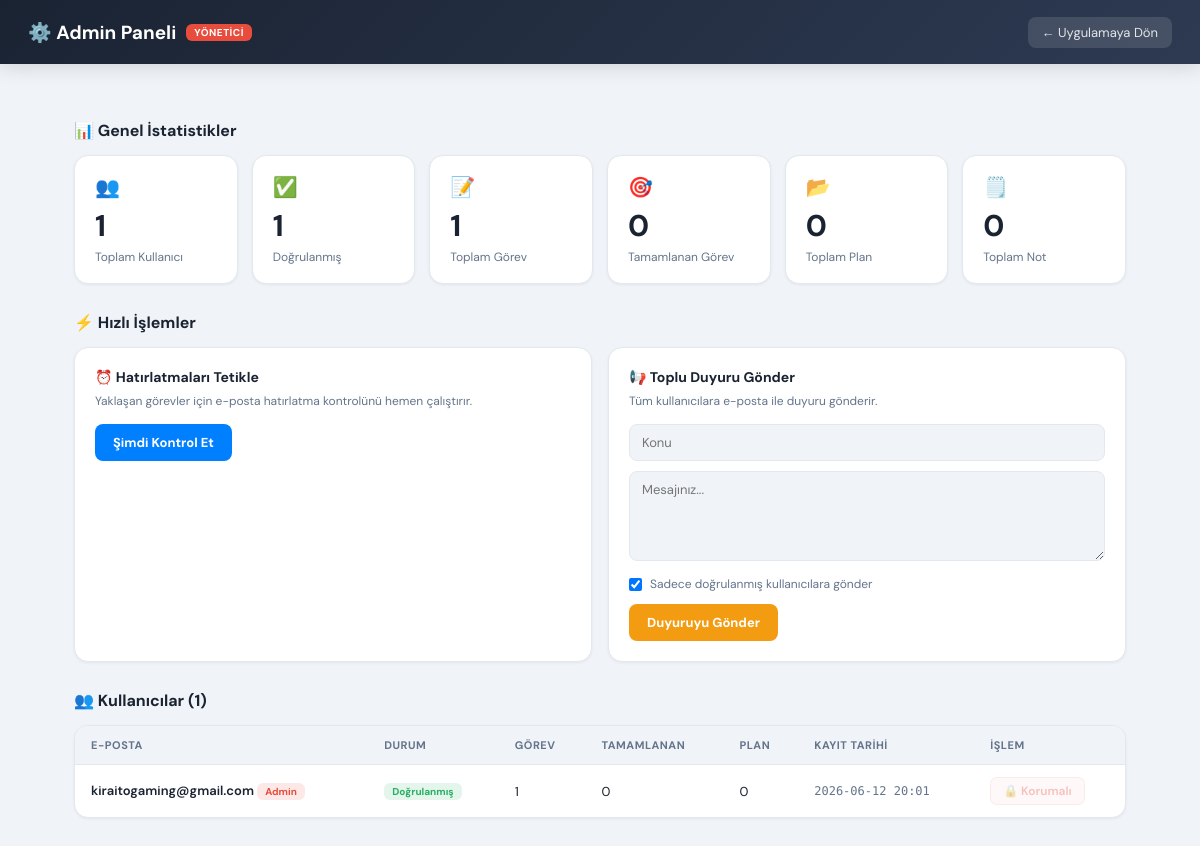
The page /admin (signed in) on the database its author committed.
### tables this page shows
CREATE TABLE users (
            id INTEGER PRIMARY KEY AUTOINCREMENT,
            email TEXT NOT NULL UNIQUE,
            password_hash TEXT NOT NULL,
            created_at TEXT NOT NULL,
            verified INTEGER DEFAULT 0
        );

### app.py (the view)
@app.route('/admin')
@admin_required
def admin_panel():
    conn = get_db()
    user_count = conn.execute('SELECT COUNT(*) FROM users').fetchone()[0]
    verified_count = conn.execute('SELECT COUNT(*) FROM users WHERE verified=1').fetchone()[0]
    task_count = conn.execute('SELECT COUNT(*) FROM tasks').fetchone()[0]
    done_count = conn.execute('SELECT COUNT(*) FROM tasks WHERE completed=1').fetchone()[0]
    plan_count = conn.execute('SELECT COUNT(*) FROM plans').fetchone()[0]
    note_count = conn.execute('SELECT COUNT(*) FROM notes').fetchone()[0]
    users = conn.execute('''
        SELECT u.id, u.email, u.created_at, u.verified,
               (SELECT COUNT(*) FROM tasks t WHERE t.user_id=u.id) as task_count,
               (SELECT COUNT(*) FROM tasks t WHERE t.user_id=u.id AND t.completed=1) as done_count,
               (SELECT COUNT(*) FROM plans p WHERE p.user_id=u.id) as plan_count
        FROM users u
        ORDER BY u.created_at DESC
    ''').fetchall()
    conn.close()
    stats = {
        'users': user_count, 'verified': verified_count,
        'tasks': task_count, 'done': done_count,
        'plans': plan_count, 'notes': note_count,
    }
    return render_template('admin.html',
                           stats=stats,
                           users=[dict(u) for u in users],
                           admin_emails=ADMIN_EMAILS)

### app.py (called while the page is built)
def is_admin():
    return (current_user.is_authenticated
            and ADMIN_EMAILS
            and current_user.email.strip().lower() in ADMIN_EMAILS)

def admin_required(f):
    from functools import wraps
    @wraps(f)
    @login_required
    def wrapper(*args, **kwargs):
        if not is_admin():
            flash('Bu sayfaya erişim yetkiniz yok.', 'error')
            return redirect(url_for('index'))
        return f(*args, **kwargs)
    return wrapper

def get_db():
    conn = sqlite3.connect(DB)
    conn.row_factory = sqlite3.Row
    return conn

@login_manager.user_loader
def load_user(uid):
    conn = get_db()
    row = conn.execute('SELECT id, email FROM users WHERE id=?', (uid,)).fetchone()
    conn.close()
    return User(row['id'], row['email']) if row else None

### templates/admin.html (shortened to what this page needs)
<!DOCTYPE html>
<html lang="tr">
<head>
</head>
<body>
<header>
  <h1>⚙️ Admin Paneli <span class="admin-badge">Yönetici</span></h1>
  <a href="{{ url_for('index') }}">← Uygulamaya Dön</a>
</header>
<div class="container">
  <div class="section-title">📊 Genel İstatistikler</div>
  <div class="stats-grid">
    <div class="stat-card">
      <div class="stat-icon">👥</div>
      <div class="stat-num">{{ stats.users }}</div>
      <div class="stat-lbl">Toplam Kullanıcı</div>
    </div>
    <div class="stat-card">
      <div class="stat-icon">✅</div>
      <div class="stat-num">{{ stats.verified }}</div>
      <div class="stat-lbl">Doğrulanmış</div>
    </div>
    <div class="stat-card">
      <div class="stat-icon">📝</div>
      <div class="stat-num">{{ stats.tasks }}</div>
      <div class="stat-lbl">Toplam Görev</div>
    </div>
    <div class="stat-card">
      <div class="stat-icon">🎯</div>
      <div class="stat-num">{{ stats.done }}</div>
      <div class="stat-lbl">Tamamlanan Görev</div>
    </div>
    <div class="stat-card">
      <div class="stat-icon">📂</div>
      <div class="stat-num">{{ stats.plans }}</div>
      <div class="stat-lbl">Toplam Plan</div>
    </div>
    <div class="stat-card">
      <div class="stat-icon">🗒️</div>
      <div class="stat-num">{{ stats.notes }}</div>
      <div class="stat-lbl">Toplam Not</div>
    </div>
  </div>
  <div class="section-title">⚡ Hızlı İşlemler</div>
  <div class="action-grid">
    <div class="action-card">
      <h3>⏰ Hatırlatmaları Tetikle</h3>
      <p>Yaklaşan görevler için e-posta hatırlatma kontrolünü hemen çalıştırır.</p>
      <a href="{{ url_for('manual_check_reminders') }}"><button class="btn">Şimdi Kontrol Et</button></a>
    </div>
    <div class="action-card">
      <h3>📢 Toplu Duyuru Gönder</h3>
      <p>Tüm kullanıcılara e-posta ile duyuru gönderir.</p>
      <form method="POST" action="{{ url_for('admin_broadcast') }}">
        <input type="text" name="subject" placeholder="Konu" required>
        <textarea name="message" placeholder="Mesajınız..." required></textarea>
        <label class="check-row">
          <input type="checkbox" name="only_verified" checked style="width:auto;margin:0;">
          Sadece doğrulanmış kullanıcılara gönder
        </label>
        <button type="submit" class="btn btn-orange">Duyuruyu Gönder</button>
      </form>
    </div>
  </div>
  <div class="section-title">👥 Kullanıcılar ({{ users|length }})</div>
  <div class="table-wrap">
    <table>
      <thead>
        <tr>
          <th>E-posta</th>
          <th>Durum</th>
          <th>Görev</th>
          <th>Tamamlanan</th>
          <th>Plan</th>
          <th>Kayıt Tarihi</th>
          <th>İşlem</th>
        </tr>
      </thead>
      <tbody>
        {% for u in users %}
        <tr>
          <td class="email-cell">
            {{ u.email }}
            {% if u.email|lower in admin_emails %}
              <span class="badge-admin">Admin</span>
            {% endif %}
          </td>
          <td>
            {% if u.verified %}
              <span class="badge-verified">Doğrulanmış</span>
            {% else %}
              <span class="badge-unverified">Beklemede</span>
            {% endif %}
          </td>
          <td>{{ u.task_count }}</td>
          <td>{{ u.done_count }}</td>
          <td>{{ u.plan_count }}</td>
          <td class="mono">{{ u.created_at[:16] }}</td>
          <td>
            {% if u.email|lower in admin_emails %}
              <button class="del-user-btn" disabled title="Admin silinemez">🔒 Korumalı</button>
            {% else %}
              <form method="POST" action="{{ url_for('admin_delete_user', uid=u.id) }}"
                    onsubmit="return confirm('{{ u.email }} ve TÜM verileri kalıcı olarak silinecek. Emin misiniz?');"
                    style="display:inline;">
                <button type="submit" class="del-user-btn">🗑 Sil</button>
              </form>
            {% endif %}
          </td>
        </tr>
        {% endfor %}
      </tbody>
    </table>
  </div>
</div>
</body>
</html>

### templates/admin.html (style rules this page uses)
:root { --accent: #007fff; --accent-dark: #0060cc; --bg: #f0f4f8; --surface: #ffffff; --border: #e2e8f0; --text: #1a2332; --text2: #64748b; --text3: #94a3b8; --red: #e74c3c; --green: #27ae60; --orange: #f39c12; --purple: #8b5cf6; }
* { box-sizing: border-box; margin: 0; padding: 0; }
body { font-family: 'DM Sans', sans-serif; background: var(--bg); color: var(--text); min-height: 100vh; }
header { background: linear-gradient(135deg, #1a2332, #2d3a52); padding: 0 28px; height: 64px; display: flex; align-items: center; justify-content: space-between; box-shadow: 0 2px 20px rgba(0,0,0,.15); }
header h1 { color: #fff; font-size: 19px; font-weight: 700; display: flex; align-items: center; gap: 10px; }
header .admin-badge { background: var(--red); color: #fff; font-size: 10px; padding: 2px 8px; border-radius: 6px; font-weight: 700; text-transform: uppercase; letter-spacing: .5px; }
header a { color: rgba(255,255,255,.85); text-decoration: none; font-size: 13px; padding: 7px 14px; border-radius: 8px; background: rgba(255,255,255,.12); transition: background .2s; }
.container { max-width: 1100px; margin: 0 auto; padding: 28px 24px 60px; }
.section-title { font-size: 16px; font-weight: 700; margin: 28px 0 14px; display: flex; align-items: center; gap: 8px; }
.stats-grid { display: grid; grid-template-columns: repeat(auto-fit, minmax(150px, 1fr)); gap: 14px; }
.stat-card { background: var(--surface); border: 1px solid var(--border); border-radius: 14px; padding: 18px 20px; box-shadow: 0 1px 3px rgba(0,0,0,.06); }
.stat-card .stat-num { font-size: 30px; font-weight: 700; color: var(--text); }
.stat-card .stat-lbl { font-size: 12px; color: var(--text2); margin-top: 4px; }
.stat-card .stat-icon { font-size: 20px; margin-bottom: 6px; }
.table-wrap { background: var(--surface); border: 1px solid var(--border); border-radius: 14px; overflow: hidden; box-shadow: 0 1px 3px rgba(0,0,0,.06); }
table { width: 100%; border-collapse: collapse; }
th { text-align: left; padding: 12px 16px; font-size: 11px; font-weight: 700; color: var(--text2); text-transform: uppercase; letter-spacing: .5px; border-bottom: 1px solid var(--border); background: var(--bg); }
td { padding: 12px 16px; font-size: 13px; border-bottom: 1px solid var(--border); }
tr:last-child td { border-bottom: none; }
.email-cell { font-weight: 600; }
.badge-verified { display: inline-block; background: rgba(39,174,96,.12); color: var(--green); font-size: 10px; padding: 2px 8px; border-radius: 6px; font-weight: 700; }
.badge-admin { display: inline-block; background: rgba(231,76,60,.12); color: var(--red); font-size: 10px; padding: 2px 8px; border-radius: 6px; font-weight: 700; }
.mono { font-family: 'DM Mono', monospace; font-size: 12px; color: var(--text2); }
.del-user-btn { background: rgba(231,76,60,.1); color: var(--red); border: 1px solid rgba(231,76,60,.25); border-radius: 7px; padding: 5px 12px; font-size: 12px; font-weight: 600; cursor: pointer; font-family: 'DM Sans', sans-serif; transition: all .15s; }
.del-user-btn:disabled { opacity: .35; cursor: not-allowed; }
.action-grid { display: grid; grid-template-columns: 1fr 1fr; gap: 16px; }
.action-card { background: var(--surface); border: 1px solid var(--border); border-radius: 14px; padding: 20px; box-shadow: 0 1px 3px rgba(0,0,0,.06); }
.action-card h3 { font-size: 14px; font-weight: 700; margin-bottom: 6px; }
.action-card p { font-size: 12px; color: var(--text2); margin-bottom: 14px; line-height: 1.5; }
.action-card input, .action-card textarea { width: 100%; background: var(--bg); border: 1.5px solid var(--border); border-radius: 8px; padding: 9px 12px; font-size: 13px; color: var(--text); font-family: 'DM Sans', sans-serif; outline: none; margin-bottom: 10px; }
.action-card textarea { min-height: 90px; resize: vertical; }
.action-card label.check-row { display: flex; align-items: center; gap: 8px; font-size: 12px; color: var(--text2); margin-bottom: 12px; cursor: pointer; }
.btn { background: var(--accent); color: #fff; border: none; border-radius: 8px; padding: 10px 18px; font-size: 13px; font-weight: 700; cursor: pointer; font-family: 'DM Sans', sans-serif; transition: background .2s; }
.btn.btn-orange { background: var(--orange); }

### rows shown on the page
users: email "kiraitogaming@gmail.com", shows "Admin", verified "Doğrulanmış", task_count "1", done_count "0", plan_count "0", created_at "2026-06-12 20:01", shows "🔒 Korumalı"

### other values the page prints
{{ stats.users }} "1"
{{ stats.verified }} "1"
{{ stats.tasks }} "1"
{{ stats.done }} "0"
{{ stats.plans }} "0"
{{ stats.notes }} "0"
{{ users|length }} "1"
